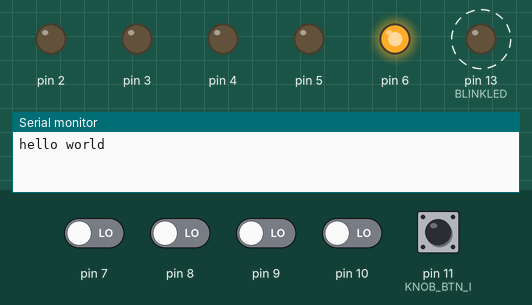
The sketch below on a simulated Arduino Uno, built with avr-gcc and run on an emulated ATmega328P. Parts: output pins drawn as LEDs (lit = HIGH), the last lines printed to the serial monitor. Dashed ring = blinking. Inputs (shaded band) come from the test bench; at power-on: pin 11 (KNOB_BTN_I) HIGH, pin 7–10 LOW.

Above: at 1.37 s.
1.8 s: pin 11 (KNOB_BTN_I) pulled LOW for 0.15 s
At 1.87 s:
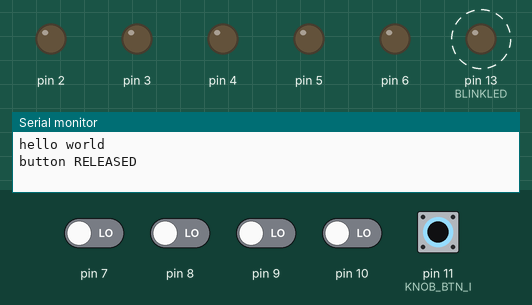
4.8 s: pin 7 driven HIGH
At 5.12 s:
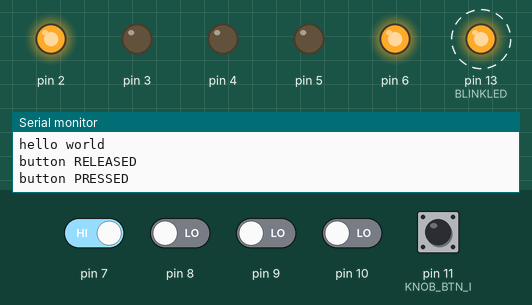
7.8 s: pin 8 driven HIGH
At 8.12 s:
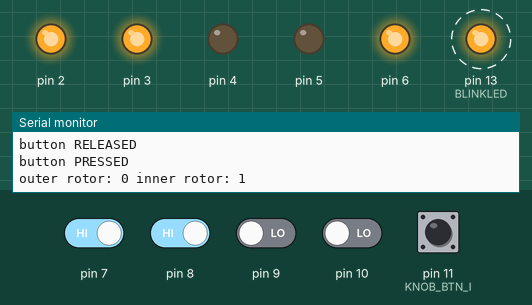
10.8 s: pin 9 driven HIGH
At 11.12 s:
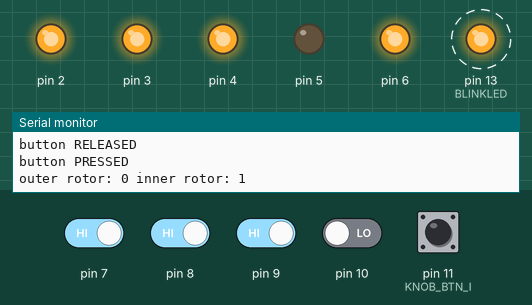
13.8 s: pin 10 driven HIGH
At 14.08 s:
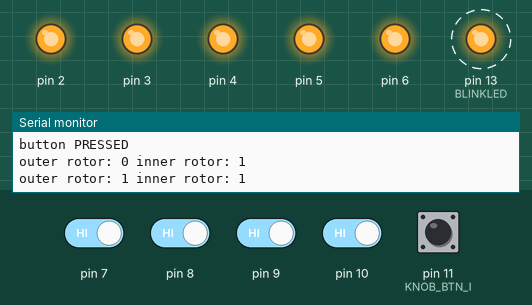
16.8 s: pin 11 (KNOB_BTN_I) pulled LOW for 1 s
At 17.23 s:
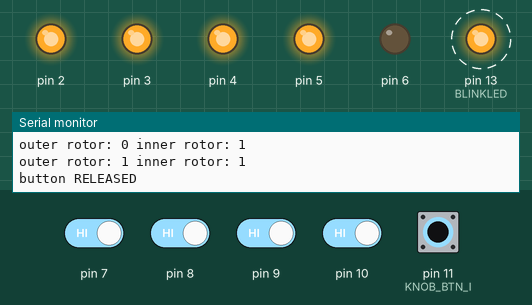
Timing chart, 0 to 20.8 s (numbered marks = the images above; inputs shaded):
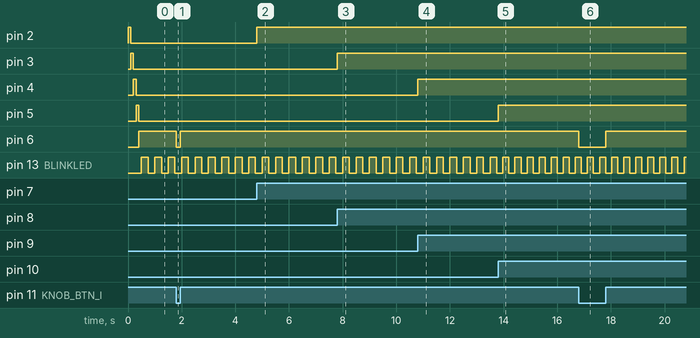

Measured:
- after the input at 1.8 s, pin 6: HIGH → LOW at once, → HIGH 0.15 s later
- after the input at 4.8 s, pin 2: LOW → HIGH at once
- after the input at 7.8 s, pin 3: LOW → HIGH at once
- after the input at 10.8 s, pin 4: LOW → HIGH at once
- after the input at 13.8 s, pin 5: LOW → HIGH at once
- after the input at 16.8 s, pin 6: HIGH → LOW at once, → HIGH 1.0 s later
- by itself, pin 13 (BLINKLED): alternates HIGH for 0.23 s and LOW for 0.23 s

The sketch:

dual-rotary-encoder.ino
```cpp
#include "rotor.h"

// output pin mappings
const byte KNOB_ROTA_O = 2;
const byte KNOB_ROTB_O = 3;
const byte KNOB_ROTa_O = 4;
const byte KNOB_ROTb_O = 5;
const byte KNOB_BTN_O = 6;

// input pin mappings
const byte KNOB_ROTA_I = 7;
const byte KNOB_ROTB_I = 8;
const byte KNOB_ROTa_I = 9;
const byte KNOB_ROTb_I = 10;
const byte KNOB_BTN_I = 11;

const byte BLINKLED = LED_BUILTIN;

unsigned long _lastMs = 0;
int _blinkDelay = 250;
byte _blinkState = LOW;

byte _buttonState = LOW;
Rotor _inner(KNOB_ROTA_I, KNOB_ROTB_I);
Rotor _outer(KNOB_ROTa_I, KNOB_ROTb_I);

void setup() {
  for(byte i = KNOB_ROTA_O; i <= KNOB_BTN_O; i++){
    pinMode(i, OUTPUT);
    digitalWrite(i, HIGH);
    delay(100);
    digitalWrite(i, LOW);
  }
  pinMode(BLINKLED, OUTPUT);
  digitalWrite(BLINKLED, LOW);

  _outer.setOnChangeCallback(&outerRotorOnChange);

  for(byte i = 7; i <= 11; i++){
    pinMode(i, INPUT);
  }
  _buttonState = digitalRead(KNOB_BTN_I);
  Serial.begin(9600);
  Serial.println("hello world");
}

void loop() {

  for(byte i = KNOB_ROTA_I; i <= KNOB_BTN_I; i++){
    digitalWrite(i-5, digitalRead(i));
  }

  byte buttonStateNew = digitalRead(KNOB_BTN_I);
  if(_buttonState != buttonStateNew){
    if(buttonStateNew == HIGH){
      Serial.println("button PRESSED");
    } else {
      Serial.println("button RELEASED");
    }
    _buttonState = buttonStateNew;
  }

  unsigned long currentMs = millis();

  if(_lastMs + _blinkDelay <= currentMs){
//    Serial.println(currentMs);
    _blinkState = _blinkState == HIGH ? LOW : HIGH;
    digitalWrite(BLINKLED, _blinkState);

    _lastMs = currentMs;
  }

  bool innerChanged = _inner.checkState();
  bool outerChanged = _outer.checkState();
  if(innerChanged || outerChanged){
    Serial.print("outer rotor: ");
    Serial.print(_outer.getValue());
    Serial.print(" inner rotor: ");
    Serial.print(_inner.getValue());
    Serial.println();
  }

}

void outerRotorOnChange(int dir){
//  Serial.print("outer rotor changed: ");
//  Serial.print(dir);
  _blinkDelay = min(max(_blinkDelay + (dir * -25), 25), 2000);
//  Serial.print(" blink delay now: ");
//  Serial.println(_blinkDelay);
}
```

rotor.h
```cpp
class Rotor {
  public:
    Rotor(byte inPinA, byte inPinB);
    int getValue();
    bool checkState();
    void setOnChangeCallback(void (*_callBackPointer)(int));
   private:
    byte _inPinA, _inPinB;
    int _currentVal, _offSet; // offset needs to be signed
    byte _lastA, _lastB;
    void updateLastState(byte a, byte b);
    void (*_onChangeCallBack)(int);
};

Rotor::Rotor(byte inPinA, byte inPinB){
  _inPinA = inPinA;
  _inPinB = inPinB;
  pinMode(_inPinA, INPUT);
  pinMode(_inPinB, INPUT);
  _currentVal = 0;
  _offSet = 0;
  updateLastState(digitalRead(_inPinA), digitalRead(_inPinB));
}

void Rotor::updateLastState(byte a, byte b){
  _lastA = a;
  _lastB = b;
}

bool Rotor::checkState(){
  byte a = digitalRead(_inPinA);
  byte b = digitalRead(_inPinB);
  if(_lastA != a || _lastB != b){
    if(a == b){
      _currentVal += _offSet;
      if(_onChangeCallBack != NULL){
        (*_onChangeCallBack)(_offSet);
      }
      _offSet = 0;
    } else {
      _offSet = _lastA != a ? 1: -1;
    }
    updateLastState(a, b);
    return a == b;
  }
  return false;
}

int Rotor::getValue(){
  return _currentVal;
}

void Rotor::setOnChangeCallback(void (*handler)(int)){
  _onChangeCallBack = handler;
}
```
